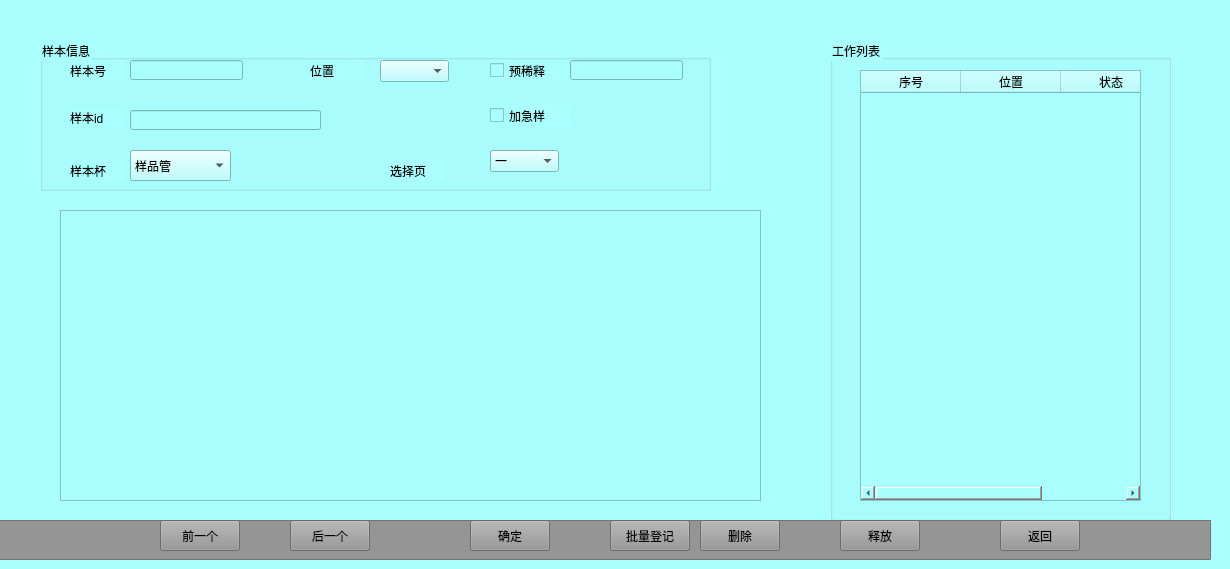
     <widget class="QWidget" name="tab">
      <property name="styleSheet">
       <string notr="true">background-color: rgb(170, 255, 255);</string>
      </property>
      <attribute name="title">
       <string>样本登记</string>
      </attribute>
      <widget class="QGroupBox" name="groupBox_2">
       <property name="geometry">
        <rect>
         <x>40</x>
         <y>40</y>
         <width>671</width>
         <height>151</height>
        </rect>
       </property>
       <property name="title">
        <string>样本信息</string>
       </property>
       <widget class="QLabel" name="label_5">
        <property name="geometry">
         <rect>
          <x>30</x>
          <y>20</y>
          <width>54</width>
          <height>21</height>
         </rect>
        </property>
        <property name="text">
         <string>样本号</string>
        </property>
       </widget>
       <widget class="QLineEdit" name="lineEdit_4">
        <property name="geometry">
         <rect>
          <x>90</x>
          <y>20</y>
          <width>113</width>
          <height>20</height>
         </rect>
        </property>
       </widget>
       <widget class="QLabel" name="label_6">
        <property name="geometry">
         <rect>
          <x>270</x>
          <y>20</y>
          <width>54</width>
          <height>21</height>
         </rect>
        </property>
        <property name="text">
         <string>位置</string>
        </property>
       </widget>
       <widget class="QComboBox" name="comboBox_2">
        <property name="geometry">
         <rect>
          <x>340</x>
          <y>20</y>
          <width>69</width>
          <height>22</height>
         </rect>
        </property>
       </widget>
       <widget class="QCheckBox" name="checkBox">
        <property name="geometry">
         <rect>
          <x>450</x>
          <y>20</y>
          <width>91</width>
          <height>21</height>
         </rect>
        </property>
        <property name="text">
         <string>预稀释</string>
        </property>
       </widget>
       <widget class="QLineEdit" name="lineEdit_5">
        <property name="geometry">
         <rect>
          <x>530</x>
          <y>20</y>
          <width>113</width>
          <height>20</height>
         </rect>
        </property>
       </widget>
       <widget class="QLabel" name="label_7">
        <property name="geometry">
         <rect>
          <x>30</x>
          <y>70</y>
          <width>54</width>
          <height>16</height>
         </rect>
        </property>
        <property name="text">
         <string>样本id</string>
        </property>
       </widget>
       <widget class="QLineEdit" name="lineEdit_6">
        <property name="geometry">
         <rect>
          <x>90</x>
          <y>70</y>
          <width>191</width>
          <height>20</height>
         </rect>
        </property>
       </widget>
       <widget class="QCheckBox" name="checkBox_2">
        <property name="geometry">
         <rect>
          <x>450</x>
          <y>65</y>
          <width>81</width>
          <height>21</height>
         </rect>
        </property>
        <property name="text">
         <string>加急样</string>
        </property>
       </widget>
       <widget class="QLabel" name="label_8">
        <property name="geometry">
         <rect>
          <x>30</x>
          <y>120</y>
          <width>54</width>
          <height>21</height>
         </rect>
        </property>
        <property name="text">
         <string>样本杯</string>
        </property>
       </widget>
       <widget class="QComboBox" name="comboBox_3">
        <property name="geometry">
         <rect>
          <x>90</x>
          <y>110</y>
          <width>101</width>
          <height>31</height>
         </rect>
        </property>
        <item>
         <property name="text">
          <string>样品管</string>
         </property>
        </item>
        <item>
         <property name="text">
          <string>样品杯</string>
         </property>
        </item>
       </widget>
       <widget class="QLabel" name="label_9">
        <property name="geometry">
         <rect>
          <x>350</x>
          <y>120</y>
          <width>54</width>
          <height>21</height>
         </rect>
        </property>
        <property name="text">
         <string>选择页</string>
        </property>
       </widget>
       <widget class="QComboBox" name="comboBox_4">
        <property name="geometry">
         <rect>
          <x>450</x>
          <y>110</y>
          <width>69</width>
          <height>22</height>
         </rect>
        </property>
        <item>
         <property name="text">
          <string>一</string>
         </property>
        </item>
        <item>
         <property name="text">
          <string>二</string>
         </property>
        </item>
       </widget>
      </widget>
      <widget class="QGroupBox" name="groupBox_3">
       <property name="geometry">
        <rect>
         <x>830</x>
         <y>40</y>
         <width>341</width>
         <height>481</height>
        </rect>
       </property>
       <property name="title">
        <string>工作列表</string>
       </property>
       <widget class="QTableWidget" name="tableWidget">
        <property name="geometry">
         <rect>
          <x>30</x>
          <y>30</y>
          <width>281</width>
          <height>431</height>
         </rect>
        </property>
        <column>
         <property name="text">
          <string>序号</string>
         </property>
        </column>
        <column>
         <property name="text">
          <string>位置</string>
         </property>
        </column>
        <column>
         <property name="text">
          <string>状态</string>
         </property>
        </column>
       </widget>
      </widget>
      <widget class="QFrame" name="frame_4">
       <property name="geometry">
        <rect>
         <x>60</x>
         <y>210</y>
         <width>701</width>
         <height>291</height>
        </rect>
       </property>
       <property name="frameShape">
        <enum>QFrame::StyledPanel</enum>
       </property>
       <property name="frameShadow">
        <enum>QFrame::Raised</enum>
       </property>
      </widget>
      <widget class="QFrame" name="frame_8">
       <property name="geometry">
        <rect>
         <x>-10</x>
         <y>520</y>
         <width>1221</width>
         <height>40</height>
        </rect>
       </property>
       <property name="styleSheet">
        <string notr="true">background-color: rgb(149, 149, 149);</string>
       </property>
       <property name="frameShape">
        <enum>QFrame::StyledPanel</enum>
       </property>
       <property name="frameShadow">
        <enum>QFrame::Raised</enum>
       </property>
       <widget class="QPushButton" name="pushButton_6">
        <property name="geometry">
         <rect>
          <x>170</x>
          <y>0</y>
          <width>80</width>
          <height>31</height>
         </rect>
        </property>
        <property name="text">
         <string>前一个</string>
        </property>
       </widget>
       <widget class="QPushButton" name="pushButton_7">
        <property name="geometry">
         <rect>
          <x>300</x>
          <y>0</y>
          <width>80</width>
          <height>31</height>
         </rect>
        </property>
        <property name="text">
         <string>后一个</string>
        </property>
       </widget>
       <widget class="QPushButton" name="pushButton_8">
        <property name="geometry">
         <rect>
          <x>480</x>
          <y>0</y>
          <width>80</width>
          <height>31</height>
         </rect>
        </property>
        <property name="text">
         <string>确定</string>
        </property>
       </widget>
       <widget class="QPushButton" name="pushButton_9">
        <property name="geometry">
         <rect>
          <x>1010</x>
          <y>0</y>
          <width>80</width>
          <height>31</height>
         </rect>
        </property>
        <property name="text">
         <string>返回</string>
        </property>
       </widget>
       <widget class="QPushButton" name="pushButton_10">
        <property name="geometry">
         <rect>
          <x>620</x>
          <y>0</y>
          <width>80</width>
          <height>31</height>
         </rect>
        </property>
        <property name="text">
         <string>批量登记</string>
        </property>
       </widget>
       <widget class="QPushButton" name="pushButton_11">
        <property name="geometry">
         <rect>
          <x>710</x>
          <y>0</y>
          <width>80</width>
          <height>31</height>
         </rect>
        </property>
        <property name="text">
         <string>删除</string>
        </property>
       </widget>
       <widget class="QPushButton" name="pushButton_12">
        <property name="geometry">
         <rect>
          <x>850</x>
          <y>0</y>
          <width>80</width>
          <height>31</height>
         </rect>
        </property>
        <property name="text">
         <string>释放</string>
        </property>
       </widget>
      </widget>
     </widget>
